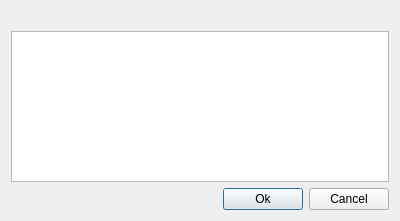
<?xml version="1.0" encoding="UTF-8"?>
<ui version="4.0">
 <class>BrowserEntrySaveDialog</class>
 <widget class="QDialog" name="BrowserEntrySaveDialog">
  <property name="geometry">
   <rect>
    <x>0</x>
    <y>0</y>
    <width>400</width>
    <height>221</height>
   </rect>
  </property>
  <property name="windowTitle">
   <string>奈娜子密码本 - Select Database</string>
  </property>
  <layout class="QVBoxLayout" name="verticalLayout">
   <item>
    <widget class="QLabel" name="label">
     <property name="text">
      <string/>
     </property>
    </widget>
   </item>
   <item>
    <widget class="QListWidget" name="itemsList"/>
   </item>
   <item>
    <layout class="QHBoxLayout" name="horizontalLayout">
     <item>
      <spacer name="horizontalSpacer">
       <property name="orientation">
        <enum>Qt::Horizontal</enum>
       </property>
       <property name="sizeHint" stdset="0">
        <size>
         <width>40</width>
         <height>20</height>
        </size>
       </property>
      </spacer>
     </item>
     <item>
      <widget class="QPushButton" name="okButton">
       <property name="text">
        <string>Ok</string>
       </property>
      </widget>
     </item>
     <item>
      <widget class="QPushButton" name="cancelButton">
       <property name="text">
        <string>Cancel</string>
       </property>
      </widget>
     </item>
    </layout>
   </item>
  </layout>
 </widget>
 <resources/>
 <connections/>
</ui>
